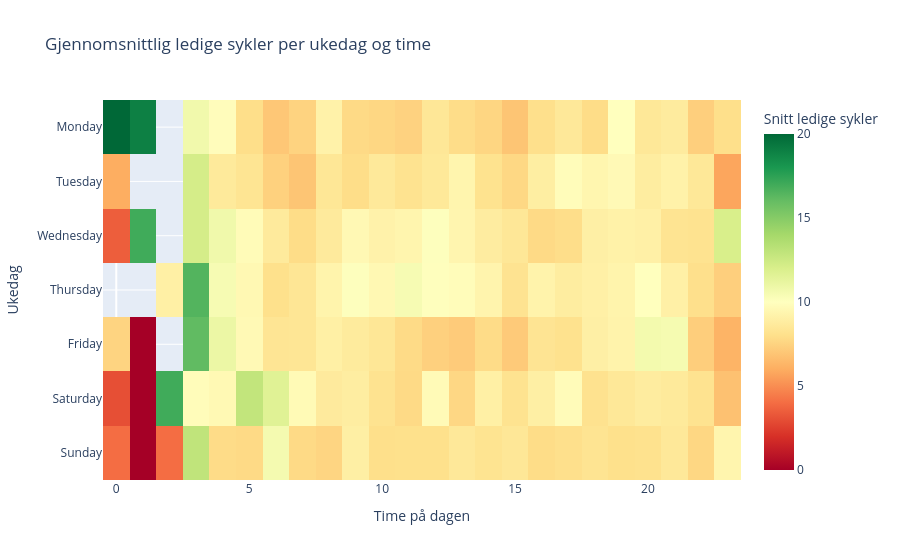

Notebook code for this chart:
### Code cell
# Heatmap: Ukedag vs time på dagen
stations_train_copy = stations_train.copy()
stations_train_copy['weekday'] = stations_train_copy['timestamp'].dt.day_name()
stations_train_copy['hour'] = stations_train_copy['timestamp'].dt.hour

# Aggreger snitt per ukedag og time
heatmap_data = stations_train_copy.groupby(['weekday', 'hour'])['free_bikes'].mean().reset_index()

# Sorter ukedager riktig (mandag først)
weekday_order = ['Monday', 'Tuesday', 'Wednesday', 'Thursday', 'Friday', 'Saturday', 'Sunday']
heatmap_pivot = heatmap_data.pivot(index='weekday', columns='hour', values='free_bikes')
heatmap_pivot = heatmap_pivot.reindex(weekday_order)

fig = px.imshow(
    heatmap_pivot,
    labels=dict(x="Time på dagen", y="Ukedag", color="Snitt ledige sykler"),
    aspect="auto",
    title="Gjennomsnittlig ledige sykler per ukedag og time",
    color_continuous_scale='RdYlGn'
)
fig.show()

### Figure 1 — Plotly figure (JSON) as saved in the notebook; plotly's stock layout.template omitted (floating-point values rounded to 4 significant figures; data arrays with more than 128 entries replaced by an {"elided": "..."} marker saying what was removed)
{"data": [{"coloraxis": "coloraxis", "hovertemplate": "Time på dagen: %{x}<br>Ukedag: %{y}<br>Snitt ledige sykler: %{z}<extra></extra>", "name": "0", "type": "heatmap", "x": [0, 1, 2, 3, 4, 5, 6, 7, 8, 9, 10, 11, 12, 13, 14, 15, 16, 17, 18, 19, 20, 21, 22, 23], "xaxis": "x", "y": ["Monday", "Tuesday", "Wednesday", "Thursday", "Friday", "Saturday", "Sunday"], "yaxis": "y", "z": {"elided": "7x24 float values"}}], "layout": {"coloraxis": {"colorbar": {"title": {"text": "Snitt ledige sykler"}}, "colorscale": [[0, "rgb(165,0,38)"], [0.1, "rgb(215,48,39)"], [0.2, "rgb(244,109,67)"], [0.3, "rgb(253,174,97)"], [0.4, "rgb(254,224,139)"], [0.5, "rgb(255,255,191)"], [0.6, "rgb(217,239,139)"], [0.7, "rgb(166,217,106)"], [0.8, "rgb(102,189,99)"], [0.9, "rgb(26,152,80)"], [1, "rgb(0,104,55)"]]}, "title": {"text": "Gjennomsnittlig ledige sykler per ukedag og time"}, "xaxis": {"anchor": "y", "domain": [0, 1], "title": {"text": "Time på dagen"}}, "yaxis": {"anchor": "x", "autorange": "reversed", "domain": [0, 1], "title": {"text": "Ukedag"}}}}
